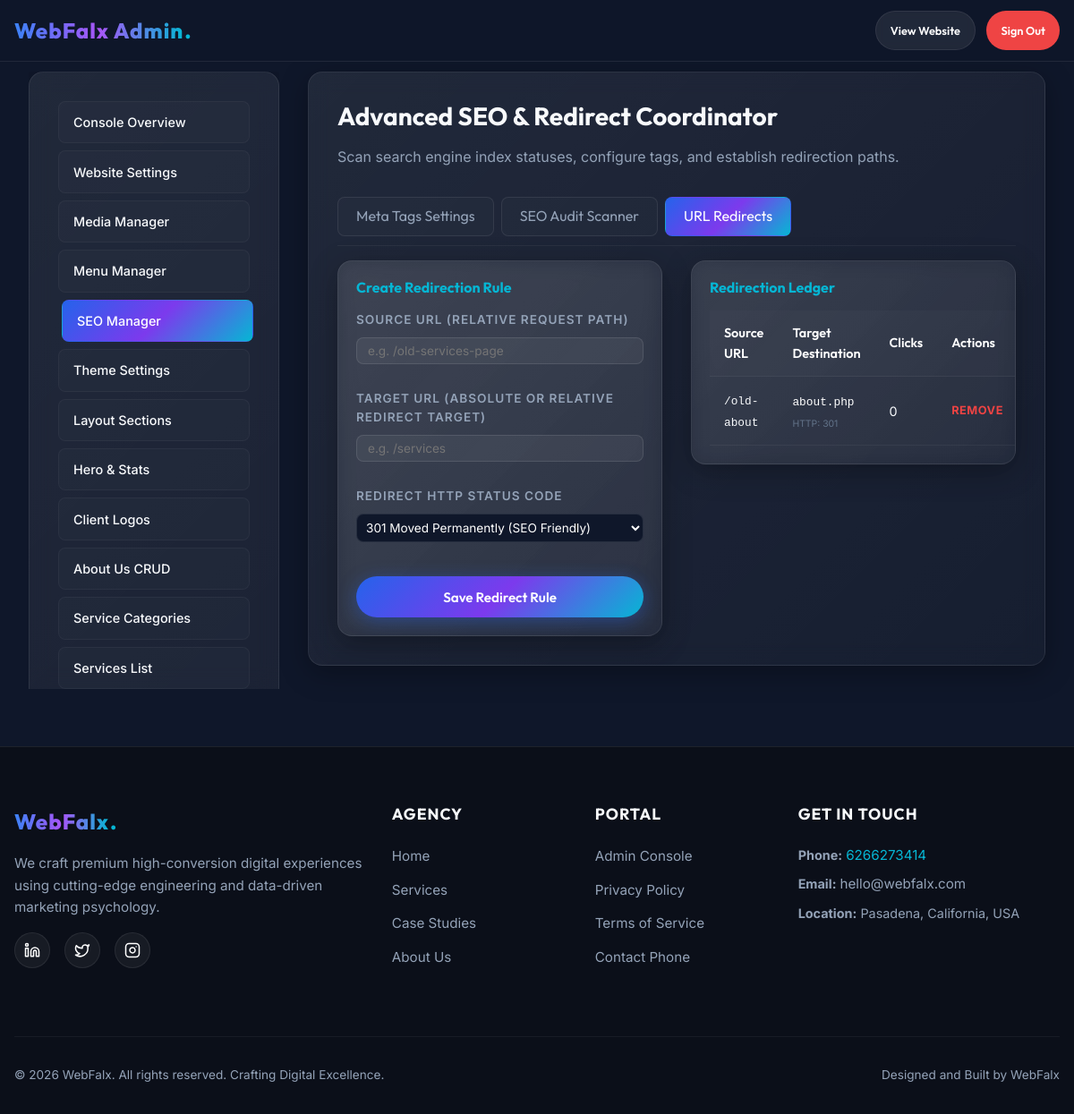
The app's page /admin/seo-manager.php?tab=redirects (signed in) with its own data.
### tables this page shows
CREATE TABLE `redirects` (
    `id` INT AUTO_INCREMENT PRIMARY KEY,
    `source_url` VARCHAR(255) NOT NULL UNIQUE,
    `target_url` VARCHAR(255) NOT NULL,
    `redirect_type` INT DEFAULT 301,
    `clicks` INT DEFAULT 0
);

CREATE TABLE `site_settings` (
    `id` INT AUTO_INCREMENT PRIMARY KEY,
    `setting_key` VARCHAR(50) NOT NULL UNIQUE,
    `setting_value` TEXT DEFAULT NULL,
    `setting_group` VARCHAR(50) NOT NULL DEFAULT 'general',
    `description` VARCHAR(255) DEFAULT NULL,
    `updated_at` TIMESTAMP DEFAULT CURRENT_TIMESTAMP ON UPDATE CURRENT_TIMESTAMP
);

### includes/functions.php (called while the page is built, shortened)
<?php
require_once __DIR__ . '/config.php';
function esc(?string $html): string {
    return htmlspecialchars($html ?? '', ENT_QUOTES | ENT_SUBSTITUTE, 'UTF-8');
}
function esc_attr(?string $attr): string {
    return htmlspecialchars($attr ?? '', ENT_QUOTES, 'UTF-8');
}
function sanitize_input($data) {
    return trim(strip_tags($data));
}
function get_setting(string $key, string $default = ''): string {
    global $db;
    try {
        $stmt = $db->prepare("SELECT setting_value FROM site_settings WHERE setting_key = :key LIMIT 1");
        $stmt->execute(['key' => $key]);
        $row = $stmt->fetch();
        return $row ? $row['setting_value'] : $default;
    } catch (PDOException $e) {
        error_log("Failed to fetch setting '$key': " . $e->getMessage());
        return $default;
    }
}

### admin/seo-manager.php (the view, shortened to what this page needs)
<?php
require_once __DIR__ . '/../includes/functions.php';
$active_tab = sanitize_input($_GET['tab'] ?? 'meta');
$redirects = [];
try {
    $redirects = $db->query("SELECT * FROM redirects ORDER BY id DESC")->fetchAll();
} catch (PDOException $e) {
    error_log("Failed listing SEO properties: " . $e->getMessage());
}
require_once __DIR__ . '/admin_header.php';
?>
<h3 style="margin-bottom: var(--spacing-sm);">Advanced SEO & Redirect Coordinator</h3>
<p style="margin-bottom: var(--spacing-md); color: var(--color-text-secondary-dark);">Scan search engine index statuses, configure tags, and establish redirection paths.</p>
<div class="admin-tab-group" style="margin-bottom: var(--spacing-sm);">
    <a href="?tab=meta" class="admin-tab-btn <?php echo $active_tab === 'meta' ? 'active' : ''; ?>">Meta Tags Settings</a>
    <a href="?tab=audit" class="admin-tab-btn <?php echo $active_tab === 'audit' ? 'active' : ''; ?>">SEO Audit Scanner</a>
    <a href="?tab=redirects" class="admin-tab-btn <?php echo $active_tab === 'redirects' ? 'active' : ''; ?>">URL Redirects</a>
</div>
<?php if ($active_tab === 'redirects'): ?>
    <div class="grid grid-2" style="gap: var(--spacing-md); align-items: start; grid-template-columns: 1fr 1.5fr;">
        <div class="glass-card" style="padding: 1.25rem;">
            <h4 style="color: var(--color-accent); margin-bottom: 1rem;">Create Redirection Rule</h4>
            <form action="" method="POST" style="display: flex; flex-direction: column; gap: 8px;">
                <div class="form-group">
                    <label for="rd_src">Source URL (Relative request path)</label>
                    <input type="text" name="source_url" id="rd_src" class="form-control" required placeholder="e.g. /old-services-page" style="padding: 6px 12px; min-height: auto; font-size: 0.85rem;">
                </div>
                <div class="form-group">
                    <label for="rd_tgt">Target URL (Absolute or relative redirect target)</label>
                    <input type="text" name="target_url" id="rd_tgt" class="form-control" required placeholder="e.g. /services" style="padding: 6px 12px; min-height: auto; font-size: 0.85rem;">
                </div>
                <div class="form-group">
                    <label for="rd_type">Redirect HTTP Status Code</label>
                    <select name="redirect_type" id="rd_type" class="form-control" style="background: var(--color-bg-dark); font-size: 0.85rem; padding: 6px; min-height: auto;">
                        <option value="301" selected>301 Moved Permanently (SEO Friendly)</option>
                    </select>
                </div>
                <button type="submit" class="btn btn-primary" style="margin-top: 10px;">Save Redirect Rule</button>
            </form>
        </div>
        <div class="glass-card" style="padding: 1.25rem;">
            <h4 style="color: var(--color-accent); margin-bottom: 1rem;">Redirection Ledger</h4>
            <table class="admin-table">
                <thead>
                    <tr>
                        <th>Source URL</th>
                        <th>Target Destination</th>
                        <th>Clicks</th>
                        <th>Actions</th>
                    </tr>
                </thead>
                <tbody>
                    <?php if (empty($redirects)): ?>
                        <tr>
                            <td colspan="4" style="text-align: center; color: var(--color-text-muted-dark);">No URL redirects mapped.</td>
                        </tr>
                    <?php else: ?>
                        <?php foreach ($redirects as $r): ?>
                            <tr>
                                <td><span style="font-family: monospace; font-size: 0.8rem;"><?php echo esc($r['source_url']); ?></span></td>
                                <td>
                                    <span style="font-family: monospace; font-size: 0.8rem; color: #fff;"><?php echo esc($r['target_url']); ?></span><br>
                                    <small style="color: var(--color-text-muted-dark); font-size: 0.65rem;">HTTP: <?php echo $r['redirect_type']; ?></small>
                                </td>
                                <td><?php echo $r['clicks']; ?></td>
                                <td style="font-size: 0.8rem;">
                                    <a href="?action=delete_redirect&id=<?php echo $r['id']; ?>" class="action-link action-delete" onclick="return confirm('Delete redirect path rule?');">Remove</a>
                                </td>
                            </tr>
                        <?php endforeach; ?>
                    <?php endif; ?>
                </tbody>
            </table>
        </div>
    </div>
<?php endif; ?>
<?php require_once __DIR__ . '/admin_footer.php'; ?>

### includes/footer.php (shortened to what this page needs)
<?php
require_once __DIR__ . '/functions.php';
?>
    <footer class="main-footer">
        <div class="container">
            <div class="footer-grid">
                <div class="footer-brand">
                    <a href="<?php echo BASE_URL; ?>" class="logo-link" style="margin-bottom: var(--spacing-sm);">
                        <span class="gradient-text"><?php echo esc(APP_NAME); ?></span>
                        <span class="logo-dot">.</span>
                    </a>
                    <p>We craft premium high-conversion digital experiences using cutting-edge engineering and data-driven marketing psychology.</p>
                    <div class="footer-socials">
                        <a href="<?php echo esc_attr(get_setting('social_linkedin', '#')); ?>" target="_blank" rel="noopener" class="social-icon-btn" aria-label="LinkedIn">
                        </a>
                        <a href="<?php echo esc_attr(get_setting('social_twitter', '#')); ?>" target="_blank" rel="noopener" class="social-icon-btn" aria-label="Twitter">
                            <svg width="18" height="18" viewBox="0 0 24 24" fill="none" stroke="#ffffff" stroke-width="2" stroke-linecap="round" stroke-linejoin="round"><path d="M22 4s-.7 2.1-2 3.4c1.6 10-9.4 17.3-18 11.6 2.2.1 4.4-.6 6-2C3 15.5.5 9.6 3 5c2.2 2.6 5.6 4.1 9 4-.9-4.2 4-6.6 7-3.8 1.1 0 3-1.2 3-1.2z"></path></svg>
                        </a>
                        <a href="<?php echo esc_attr(get_setting('social_instagram', '#')); ?>" target="_blank" rel="noopener" class="social-icon-btn" aria-label="Instagram">
                        </a>
                    </div>
                </div>
                <div class="footer-links">
                    <h4>Agency</h4>
                    <ul>
                        <li><a href="<?php echo BASE_URL; ?>">Home</a></li>
                        <li><a href="<?php echo BASE_URL; ?>#services">Services</a></li>
                        <li><a href="<?php echo BASE_URL; ?>#work">Case Studies</a></li>
                        <li><a href="<?php echo BASE_URL; ?>#about">About Us</a></li>
                    </ul>
                </div>
                <div class="footer-links">
                    <h4>Portal</h4>
                    <ul>
                        <li><a href="<?php echo BASE_URL; ?>admin/dashboard.php">Admin Console</a></li>
                        <li><a href="<?php echo BASE_URL; ?>#privacy">Privacy Policy</a></li>
                        <li><a href="<?php echo BASE_URL; ?>#terms">Terms of Service</a></li>
                        <li><a href="tel:<?php echo esc_attr(APP_PHONE); ?>">Contact Phone</a></li>
                    </ul>
                </div>
                <div class="footer-links">
                    <h4>Get In Touch</h4>
                    <p style="font-size: 0.9rem; margin-bottom: 0.5rem; color: var(--color-text-secondary-dark);">
                        <strong>Phone:</strong> <a href="tel:<?php echo esc_attr(APP_PHONE); ?>" style="color: var(--color-accent);"><?php echo esc(APP_PHONE); ?></a>
                    </p>
                    <p style="font-size: 0.9rem; margin-bottom: 0.5rem; color: var(--color-text-secondary-dark);">
                        <strong>Email:</strong> <a href="mailto:<?php echo esc_attr(get_setting('contact_email', 'hello@webfalx.com')); ?>"><?php echo esc(get_setting('contact_email', 'hello@webfalx.com')); ?></a>
                    </p>
                    <p style="font-size: 0.9rem; color: var(--color-text-secondary-dark);">
                        <strong>Location:</strong> <?php echo esc(get_setting('contact_address', 'California, USA')); ?>
                    </p>
                </div>
            </div>
            <div class="footer-bottom">
                <p>&copy; <?php echo date('Y'); ?> <?php echo esc(APP_NAME); ?>. All rights reserved. Crafting Digital Excellence.</p>
                <p>Designed and Built by <?php echo esc(APP_NAME); ?></p>
            </div>
        </div>
    </footer>
</body>
</html>

### assets/css/variables.css (style rules this page uses)
:root { --color-primary: #2563eb; --color-primary-rgb: 37, 99, 235; --color-secondary: #7c3aed; --color-secondary-rgb: 124, 58, 237; --color-accent: #06b6d4; --color-accent-rgb: 6, 182, 212; --color-bg-light: #ffffff; --color-bg-dark: #0f172a; --color-card-dark: #1e293b; --color-success: #10b981; --color-warning: #f59e0b; --color-danger: #ef4444; --color-text-primary-dark: #f8fafc; --color-text-secondary-dark: #94a3b8; --color-text-muted-dark: #64748b; --color-text-primary-light: #0f172a; --color-text-secondary-light: #475569; --color-text-muted-light: #94a3b8; --gradient-hero: linear-gradient(135deg, var(--color-primary) 0%, var(--color-secondary) 50%, var(--color-accent) 100%); --gradient-text: linear-gradient(90deg, #3b82f6 0%, #a855f7 50%, #06b6d4 100%); --gradient-glass: linear-gradient(135deg, rgba(255, 255, 255, 0.08) 0%, rgba(255, 255, 255, 0.03) 100%); --gradient-glass-border: linear-gradient(135deg, rgba(255, 255, 255, 0.15) 0%, rgba(255, 255, 255, 0.03) 100%); --gradient-dark-glow: radial-gradient(circle at 50% 50%, rgba(124, 58, 237, 0.15) 0%, rgba(15, 23, 42, 0) 70%); --font-heading: 'Outfit', -apple-system, BlinkMacSystemFont, "Segoe UI", Roboto, sans-serif; --font-body: 'Inter', -apple-system, BlinkMacSystemFont, "Segoe UI", Roboto, sans-serif; --shadow-soft-sm: 0 2px 8px rgba(0, 0, 0, 0.04); --shadow-soft-md: 0 8px 30px rgba(0, 0, 0, 0.06); --shadow-soft-lg: 0 16px 40px rgba(0, 0, 0, 0.08); --shadow-glass: 0 8px 32px 0 rgba(0, 0, 0, 0.3); --radius-sm: 8px; --radius-md: 16px; --radius-lg: 24px; --radius-full: 9999px; --border-glass: 1px solid rgba(255, 255, 255, 0.08); --spacing-xs: 0.5rem; --spacing-sm: 1rem; --spacing-md: 2rem; --spacing-lg: 4rem; --spacing-xl: 8rem; --transition-fast: 0.2s cubic-bezier(0.16, 1, 0.3, 1); --transition-medium: 0.4s cubic-bezier(0.16, 1, 0.3, 1); --transition-slow: 0.8s cubic-bezier(0.16, 1, 0.3, 1); }

### admin/admin_header.php (style rules this page uses)
.admin-table { width: 100%; border-collapse: collapse; text-align: left; }
.admin-table th, .admin-table td { padding: 0.85rem 1rem; border-bottom: 1px solid rgba(255, 255, 255, 0.05); font-size: 0.9rem; }
.admin-table th { font-family: var(--font-heading); font-weight: 600; color: #ffffff; background: rgba(255, 255, 255, 0.02); }
.action-link { font-size: 0.8rem; text-transform: uppercase; font-weight: 700; letter-spacing: 0.5px; margin-right: 0.75rem; }
.action-delete { color: var(--color-danger); }

### records on screen
redirects: source_url "/old-about", target_url "about.php", redirect_type "301", clicks "0"
site_settings: setting_value "hello@webfalx.com"
site_settings: setting_value "Pasadena, California, USA"

### other values on screen
APP_NAME "WebFalx"
APP_PHONE "6266273414"
